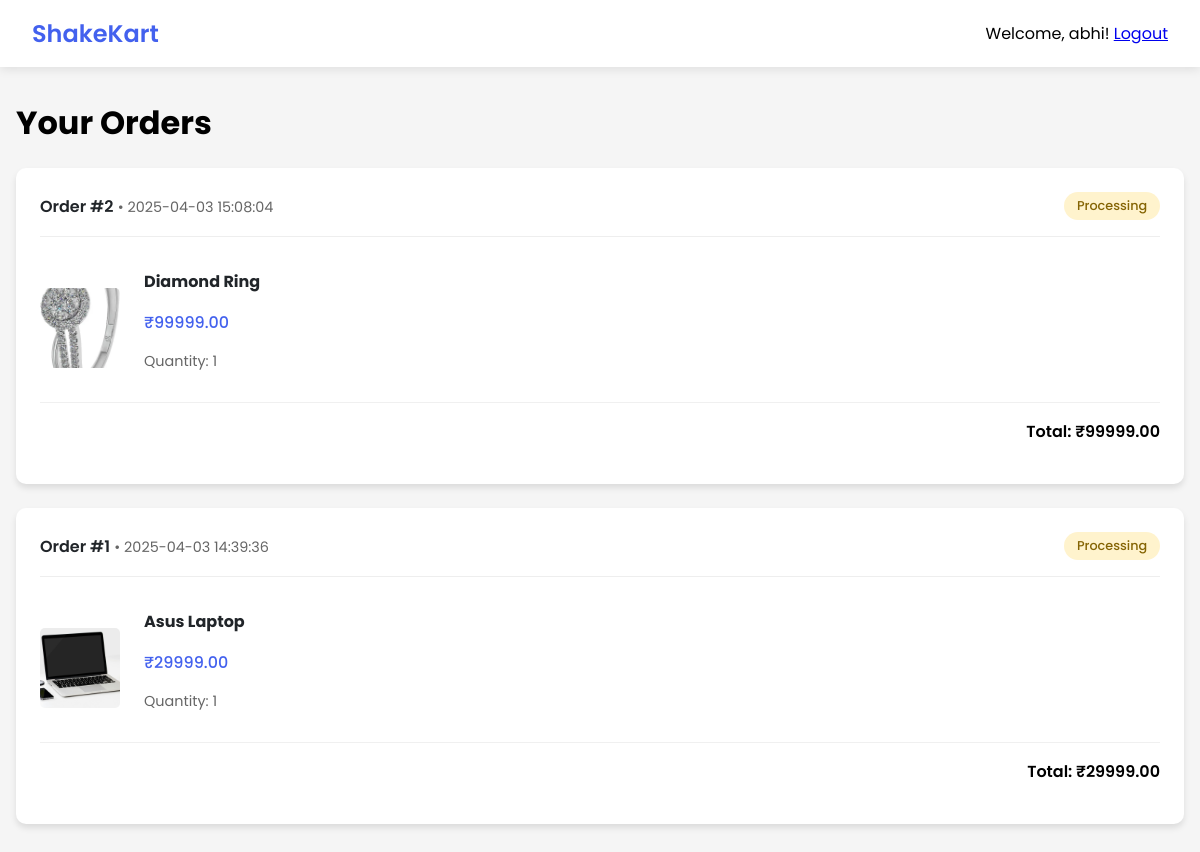
The page /orders (signed in) on the database its author committed.
### tables this page shows
CREATE TABLE orders (
            order_id INTEGER PRIMARY KEY AUTOINCREMENT,
            user_id TEXT NOT NULL,
            product_id INTEGER NOT NULL,
            quantity INTEGER NOT NULL,
            total_price REAL NOT NULL,
            order_date TIMESTAMP DEFAULT CURRENT_TIMESTAMP,
            status TEXT DEFAULT 'Processing',
            seller_id TEXT,
            FOREIGN KEY (user_id) REFERENCES users(user_id),
            FOREIGN KEY (product_id) REFERENCES products(product_id)
        );

CREATE TABLE products (
            product_id INTEGER PRIMARY KEY AUTOINCREMENT,
            name TEXT NOT NULL,
            price REAL NOT NULL,
            category TEXT NOT NULL,
            image TEXT NOT NULL,
            seller_id TEXT,
            CHECK (category IN ('electronics', 'fashion', 'furniture'))
        );

### app.py (the view)
@app.route('/orders')
def view_orders():
    if 'user_id' not in session:
        return redirect(url_for('login'))
    conn = sqlite3.connect('database.db')
    cursor = conn.cursor()
    cursor.execute('''
        SELECT o.order_id, p.product_id, p.name, p.price, p.image, o.quantity,
               o.total_price, o.order_date, o.status
        FROM orders o
        JOIN products p ON o.product_id = p.product_id
        WHERE o.user_id = ?
        ORDER BY o.order_date DESC
    ''', (session['user_id'],))
    orders = cursor.fetchall()
    conn.close()
    return render_template('vieworder.html', orders=orders)

### app.py (called while the page is built)
@app.context_processor
def utility_processor():
    def get_image_url(image_name, category):
        static_path = os.path.join(app.static_folder, 'images', image_name)
        if os.path.exists(static_path):
            return url_for('static', filename=f'images/{image_name}')
        return f'https://source.unsplash.com/400x300/?{category}'
    return dict(get_image_url=get_image_url)

### templates/vieworder.html (shortened to what this page needs)
<!DOCTYPE html>
<html lang="en">
<head>
    <link rel="stylesheet" href="https://cdnjs.cloudflare.com/ajax/libs/font-awesome/6.0.0-beta3/css/all.min.css">
</head>
<body>
    <header class="header">
        <a href="{{ url_for('products') }}" class="logo">ShakeKart</a>
        <div class="user-info">
            <span>Welcome, {{ session['user_id'] }}!</span>
            <a href="{{ url_for('logout') }}" class="logout-btn">Logout</a>
        </div>
    </header>
    <div class="container">
        <h1>Your Orders</h1>
        {% if orders %}
            {% for order in orders %}
            <div class="order-card">
                <div class="order-header">
                    <div>
                        <span class="order-id">Order #{{ order[0] }}</span>
                        <span class="order-date"> • {{ order[7] }}</span>
                    </div>
                    <span class="order-status status-{{ order[8].lower() }}">{{ order[8] }}</span>
                </div>
                <div class="order-item">
                    <img src="{{ get_image_url(order[4], '') }}" alt="{{ order[2] }}" class="order-item-image">
                    <div class="order-item-details">
                        <h3 class="order-item-name">{{ order[2] }}</h3>
                        <p class="order-item-price">₹{{ "%.2f"|format(order[3]) }}</p>
                        <p class="order-item-quantity">Quantity: {{ order[5] }}</p>
                    </div>
                </div>
                <div class="order-total">
                    <p>Total: ₹{{ "%.2f"|format(order[6]) }}</p>
                </div>
            </div>
            {% endfor %}
        {% endif %}
    </div>
</body>
</html>

### templates/vieworder.html (style rules this page uses)
:root { --primary-color: #4361ee; --primary-dark: #3a56d4; --secondary-color: #f72585; --light-color: #f8f9fa; --dark-color: #212529; --success-color: #4cc9f0; }
body { font-family: 'Poppins', sans-serif; margin: 0; padding: 0; background-color: #f5f5f5; }
.header { background-color: white; box-shadow: 0 2px 10px rgba(0, 0, 0, 0.1); padding: 1rem 2rem; display: flex; justify-content: space-between; align-items: center; }
.logo { font-size: 1.5rem; font-weight: 600; color: var(--primary-color); text-decoration: none; }
.container { max-width: 1200px; margin: 2rem auto; padding: 0 1rem; }
.order-card { background: white; border-radius: 10px; box-shadow: 0 4px 6px rgba(0, 0, 0, 0.1); padding: 1.5rem; margin-bottom: 1.5rem; }
.order-header { display: flex; justify-content: space-between; align-items: center; margin-bottom: 1rem; padding-bottom: 1rem; border-bottom: 1px solid #eee; }
.order-id { font-weight: 600; color: var(--dark-color); }
.order-date { color: #666; font-size: 0.9rem; }
.order-status { padding: 0.3rem 0.8rem; border-radius: 20px; font-size: 0.8rem; font-weight: 500; }
.status-processing { background-color: #fff3cd; color: #856404; }
.order-item { display: flex; align-items: center; padding: 1rem 0; }
.order-item:not(:last-child) { border-bottom: 1px solid #f0f0f0; }
.order-item-image { width: 80px; height: 80px; object-fit: cover; border-radius: 5px; margin-right: 1.5rem; }
.order-item-details { flex-grow: 1; }
.order-item-name { font-size: 1rem; margin: 0 0 0.3rem 0; color: var(--dark-color); }
.order-item-price { color: var(--primary-color); font-weight: 500; }
.order-item-quantity { color: #666; font-size: 0.9rem; }
.order-total { text-align: right; margin-top: 1rem; font-weight: 600; }

### rows shown on the page
orders: order_id "2", order_date "2025-04-03 15:08:04", status "Processing", image (picture), name "Diamond Ring", quantity "1", total_price "99999.00"
products: price "99999.00"
orders: order_id "1", order_date "2025-04-03 14:39:36", status "Processing", image (picture), name "Asus Laptop", quantity "1", total_price "29999.00"
products: price "29999.00"

### other values the page prints
{{ session['user_id'] }} "abhi"
